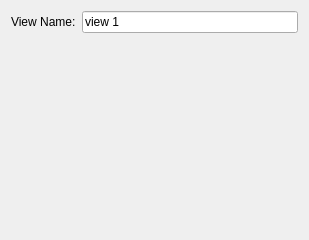
<?xml version="1.0" encoding="UTF-8"?>
<ui version="4.0">
 <class>Form</class>
 <widget class="QWidget" name="Form">
  <property name="geometry">
   <rect>
    <x>0</x>
    <y>0</y>
    <width>309</width>
    <height>240</height>
   </rect>
  </property>
  <property name="windowTitle">
   <string>View Name</string>
  </property>
  <property name="windowIcon">
   <iconset>
    <normaloff>EditView/EditView.svg</normaloff>EditView/EditView.svg</iconset>
  </property>
  <layout class="QFormLayout" name="formLayout">
   <item row="0" column="0">
    <widget class="QLabel" name="label">
     <property name="text">
      <string>View Name:</string>
     </property>
    </widget>
   </item>
   <item row="0" column="1">
    <widget class="QLineEdit" name="leViewName">
     <property name="text">
      <string notr="true">view 1</string>
     </property>
    </widget>
   </item>
  </layout>
 </widget>
 <resources/>
 <connections/>
</ui>
